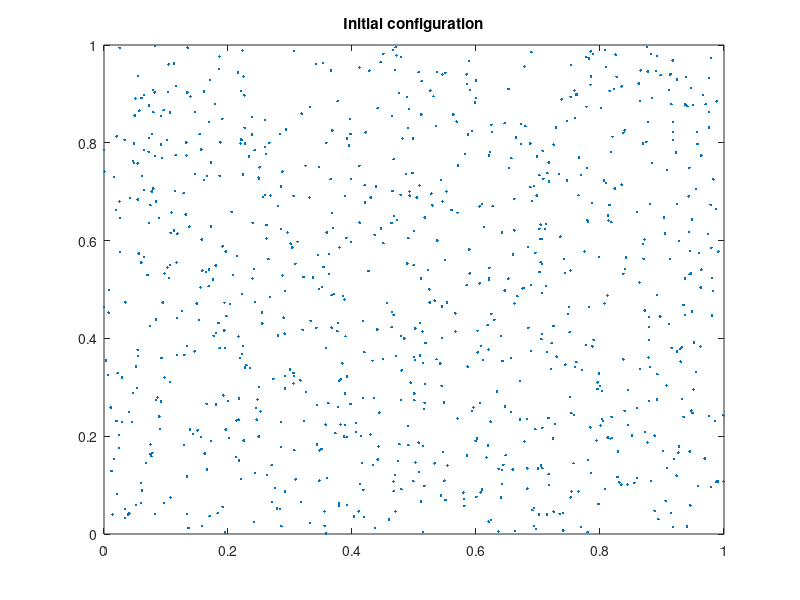

Reproduce this figure in MATLAB. (Note: this script raises an error after producing the figure.)
clear;
close all;
load('dMDS.mat');
Dx2=Dx.*Dx;
n=size(Dx2,1);
Z=zeros(size(Dx2,1),size(Dx2,2));
for i1=1:n
    for j1=1:n
        Z(i1,j1)=(0.5)*(Dx2(i1,1)+Dx2(j1,1) - Dx2(i1,j1)  );
    end
end
ZZT=Z*Z';
eZ=eig(ZZT);
epsilon=0.001;
if(eZ< -epsilon)
    'danger'
end
% Value of M
M=0;
for i1=1:n
    if(eZ(i1)>epsilon)
        M=M+1;
    end
end

% Now, we are changing the value of M to 2
V=-1*ones(n,n);
for i1=1:n
    V(i1,i1)=n-1;
end
V_pinv=pinv(V);
%
epsilon=1e-10;
err_epsilon=0.001;
Z=rand(n,2);

iter=50;
plot(Z(:,1),Z(:,2),'.')
title('Initial configuration')

errs=zeros(iter,1);

DZ=zeros(n,n);
for i1=1:n
    for j1=1:n
        DZ(i1,j1)=   (sum(((Z(i1,:)-Z(j1,:)).^2)))^(0.5);
    end
end

B=Find_B(Dx,DZ,epsilon,n);
errs(1)= sum(sum((Dx-DZ).^2));    
stopped=1;
for i1=2:iter
    Zn=(1.0/n)*B*Z;
    Z=Zn;        
    DZ=zeros(n,n);
    for i2=1:n
        for j2=1:n
            DZ(i2,j2)=   (sum(((Z(i2,:)-Z(j2,:)).^2)))^(0.5);
        end
    end   
    B=Find_B(Dx,DZ,epsilon,n);
    i1
    sum(sum((Dx-DZ).^2))
    errs(i1)= sum(sum((Dx-DZ).^2)); 
    %if(errs(i1)-errs(i1-1) < err_epsilon )
    %    stopped=i1;
    %    break
    %end
    stopped=i1
end
figure
plot(1:stopped,errs(1:stopped))
figure
plot(Z(:,1),Z(:,2),'.')
title('Final configuration')

